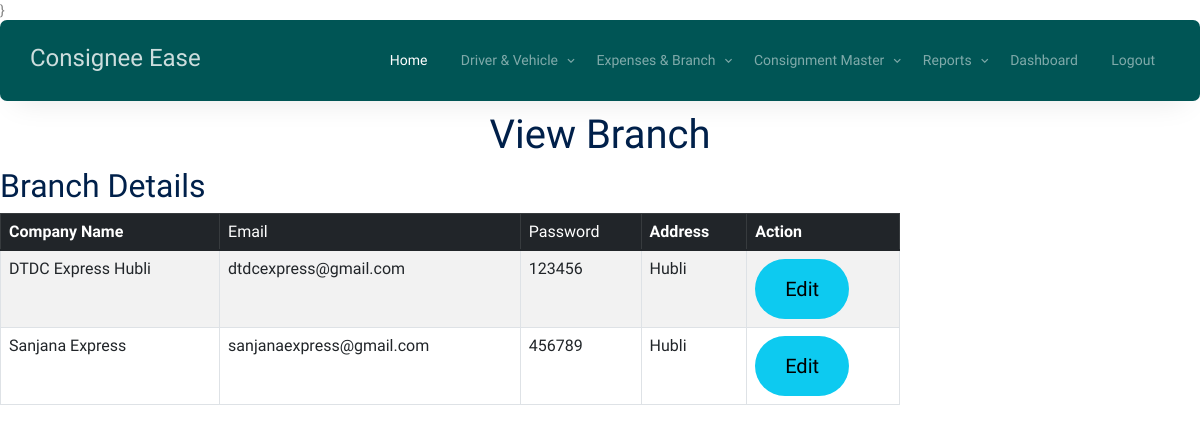
Page /view_branch on the committed database.
### consign_app/models.py (models this page shows)
class Branch(models.Model):
    headname = models.CharField(max_length=150, null=True)
    companyname = models.CharField(max_length=50, null=True)
    phonenumber = models.CharField(max_length=50, null=True)
    email = models.CharField(max_length=50, null=True)
    address = models.CharField(max_length=50, null=True)
    password = models.CharField(max_length=50, null=True)

### consign_app/views.py (the view)
# urls.py: path('view_branch', views.view_branch, name='view_branch'),
def view_branch(request):
    data=Branch.objects.all()
    return render(request,'view_branch.html',{'data':data})

### consign_app/templates/view_branch.html (shortened to what this page needs)
{% load static %}}
<!DOCTYPE html>
<html lang="en">
  <head>
    <link rel="stylesheet" href="{% static 'fonts/icomoon/style.css' %}" />
    <link rel="stylesheet" href="{% static 'fonts/flaticon/font/flaticon.css' %}" />
    <link rel="stylesheet" href="{% static 'css/tiny-slider.css' %}" />
    <link rel="stylesheet" href="{% static 'css/aos.css' %}" />
    <link rel="stylesheet" href="{% static 'css/style.css' %}" />
  </head>
  <body>
    {% include 'index_menu.html' %}
    <br><br><br>
      <div class="container">
        <div class="row justify-content-center align-items-center">
          <div class="col-lg-9 text-center mt-5">
            <h1 class="heading" data-aos="fade-up">View Branch</h1>
          </div>
        </div>
      </div>
<div class="content">
    <div class="" style=" width: 100%; overflow-x: auto;">
        <h2>Branch Details</h2>
        <div class="">
            <div class="">
                <form method="get" style="width:900px">
                    <table class="table table-striped table-bordered">
                        <thead class="table-dark">
                        <tr>
                            <th>Company Name</th>
                            <td>Email</td>
                            <td>Password</td>
                            <th>Address</th>
                            <th>Action</th>
                        </tr>
                        </thead>
                        <tbody>
                        {% for v in data %}
                        <tr class="custom-row">
                            <td>{{v.companyname}}</td>
                            <td>{{v.email}}</td>
                            <td>{{ v.password }}</td>
                            <td>{{v.address}}</td>
                            <td class="action-btns">
                                <a href="{% url 'edit_branch' v.id %}" class="btn btn-info btn-lg">Edit</a>
                            </td>
                        </tr>
                        {% endfor %}
                        </tbody>
                    </table>
                </form>
            </div>
        </div>
    </div>
</div>
  </body>
</html>

### consign_app/templates/index_menu.html (shortened to what this page needs)
    <nav class="site-nav">
        <div class="menu-bg-wrap">
          <div class="site-navigation">
            <a href="{% url 'index' %}}" class="logo m-0 float-start">Consignee Ease</a>
            <ul
              class="js-clone-nav d-none d-lg-inline-block text-start site-menu float-end"
            >
              <li class="active"><a href="{% url 'admin_dashboard' %}">Home</a></li>
              <li class="has-children">
                <a href="#">Driver & Vehicle</a>
              </li>
              <li class="has-children">
                <a href="#">Expenses & Branch</a>
              </li>
              <li class="has-children">
                <a href="#">Consignment Master</a>
              </li>
              <li class="has-children">
                <a href="#">Reports</a>
              </li>
              <li><a href="{% url 'dashboard' %}">Dashboard</a></li>
              <li><a href="{% url 'index' %}">Logout</a></li>
            </ul>
          </div>
      </div>
    </nav>

### rows in the picture
Branch: companyname "DTDC Express Hubli", email "dtdcexpress@gmail.com", password "123456", address "Hubli"
Branch: companyname "Sanjana Express", email "sanjanaexpress@gmail.com", password "456789", address "Hubli"
